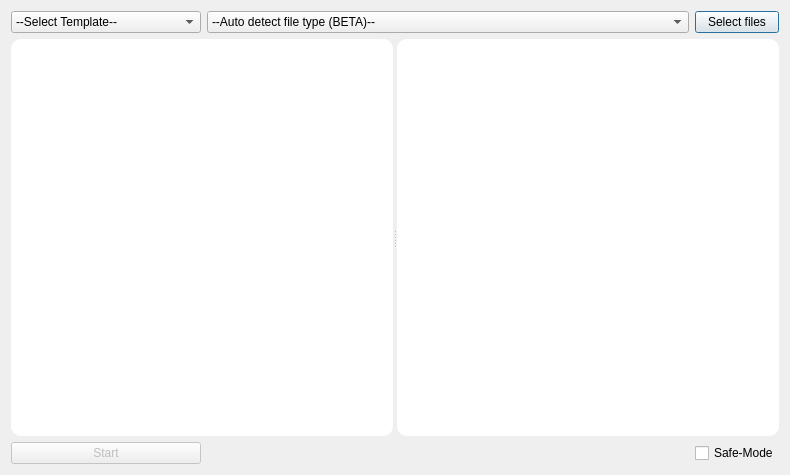
<?xml version="1.0" encoding="UTF-8"?>
<ui version="4.0">
 <class>MainWindow</class>
 <widget class="QMainWindow" name="MainWindow">
  <property name="geometry">
   <rect>
    <x>0</x>
    <y>0</y>
    <width>790</width>
    <height>475</height>
   </rect>
  </property>
  <property name="windowTitle">
   <string>AutoHeader</string>
  </property>
  <property name="windowIcon">
   <iconset>
    <normaloff>logo.icns</normaloff>logo.icns</iconset>
  </property>
  <property name="locale">
   <locale language="English" country="Germany"/>
  </property>
  <widget class="QWidget" name="centralWidget">
   <layout class="QGridLayout" name="gridLayout">
    <item row="0" column="2">
     <widget class="QPushButton" name="selectButton">
      <property name="toolTip">
       <string extracomment="Select the files you want to edit"/>
      </property>
      <property name="text">
       <string>Select files</string>
      </property>
      <property name="autoDefault">
       <bool>false</bool>
      </property>
      <property name="default">
       <bool>true</bool>
      </property>
      <property name="flat">
       <bool>false</bool>
      </property>
     </widget>
    </item>
    <item row="1" column="0" colspan="3">
     <widget class="QSplitter" name="splitter">
      <property name="orientation">
       <enum>Qt::Horizontal</enum>
      </property>
      <widget class="QPlainTextEdit" name="fileEditor">
       <property name="enabled">
        <bool>true</bool>
       </property>
       <property name="styleSheet">
        <string notr="true"> border-radius:10px; background-color: palette(base);</string>
       </property>
       <property name="inputMethodHints">
        <set>Qt::ImhMultiLine|Qt::ImhPreferLatin</set>
       </property>
      </widget>
      <widget class="QListWidget" name="fileListWidget">
       <property name="styleSheet">
        <string notr="true"> border-radius:10px; background-color: palette(base);</string>
       </property>
       <property name="verticalScrollBarPolicy">
        <enum>Qt::ScrollBarAlwaysOff</enum>
       </property>
       <property name="horizontalScrollBarPolicy">
        <enum>Qt::ScrollBarAlwaysOff</enum>
       </property>
       <property name="alternatingRowColors">
        <bool>true</bool>
       </property>
       <property name="selectionMode">
        <enum>QAbstractItemView::MultiSelection</enum>
       </property>
      </widget>
     </widget>
    </item>
    <item row="2" column="0">
     <widget class="QPushButton" name="startButton">
      <property name="enabled">
       <bool>false</bool>
      </property>
      <property name="text">
       <string>Start</string>
      </property>
      <property name="default">
       <bool>false</bool>
      </property>
     </widget>
    </item>
    <item row="0" column="1">
     <widget class="QComboBox" name="commentStyleComboBox">
      <item>
       <property name="text">
        <string>--Auto detect file type (BETA)-- </string>
       </property>
      </item>
      <item>
       <property name="text">
        <string>Ada (--)</string>
       </property>
      </item>
      <item>
       <property name="text">
        <string>AppleScript ((**))</string>
       </property>
      </item>
      <item>
       <property name="text">
        <string>BASIC (REM)</string>
       </property>
      </item>
      <item>
       <property name="text">
        <string>C (/**/,//)</string>
       </property>
      </item>
      <item>
       <property name="text">
        <string>C++ (/**/, //)</string>
       </property>
      </item>
      <item>
       <property name="text">
        <string>C# (/**/, //)</string>
       </property>
      </item>
      <item>
       <property name="text">
        <string>ColdFusion (&lt;!------&gt;</string>
       </property>
      </item>
      <item>
       <property name="text">
        <string>Fortran IV (C)</string>
       </property>
      </item>
      <item>
       <property name="text">
        <string>Haskell ({--}, --)</string>
       </property>
      </item>
      <item>
       <property name="text">
        <string>Java (/**/, //)</string>
       </property>
      </item>
      <item>
       <property name="text">
        <string>JavaScript (/**/, //)</string>
       </property>
      </item>
      <item>
       <property name="text">
        <string>Lua (--, --[[]])</string>
       </property>
      </item>
      <item>
       <property name="text">
        <string>MATLAB (% , %{%})</string>
       </property>
      </item>
      <item>
       <property name="text">
        <string>Pascal ((**))</string>
       </property>
      </item>
      <item>
       <property name="text">
        <string>Perl (#)</string>
       </property>
      </item>
      <item>
       <property name="text">
        <string>PHP (//, /**/)</string>
       </property>
      </item>
      <item>
       <property name="text">
        <string>PowerShell (#, &lt;##&gt;)</string>
       </property>
      </item>
      <item>
       <property name="text">
        <string>Python (#)</string>
       </property>
      </item>
      <item>
       <property name="text">
        <string>Ruby (#, =begin =end)</string>
       </property>
      </item>
      <item>
       <property name="text">
        <string>SQL (--)</string>
       </property>
      </item>
      <item>
       <property name="text">
        <string>Swift (/**/, //)</string>
       </property>
      </item>
      <item>
       <property name="text">
        <string>XML (&lt;!----&gt;)</string>
       </property>
      </item>
      <item>
       <property name="text">
        <string>HTML (&lt;!----&gt;)</string>
       </property>
      </item>
     </widget>
    </item>
    <item row="0" column="0">
     <widget class="QComboBox" name="templateComboBox">
      <property name="currentText">
       <string>--Select Template--</string>
      </property>
      <property name="sizeAdjustPolicy">
       <enum>QComboBox::AdjustToContentsOnFirstShow</enum>
      </property>
      <item>
       <property name="text">
        <string>--Select Template--</string>
       </property>
      </item>
      <item>
       <property name="text">
        <string>Standard header</string>
       </property>
      </item>
      <item>
       <property name="text">
        <string>Standard header (alternative)</string>
       </property>
      </item>
      <item>
       <property name="text">
        <string>See LICENSE refrence</string>
       </property>
      </item>
      <item>
       <property name="text">
        <string>Import header</string>
       </property>
      </item>
     </widget>
    </item>
    <item row="2" column="2">
     <widget class="QCheckBox" name="safeModeCheckBox">
      <property name="text">
       <string>Safe-Mode</string>
      </property>
     </widget>
    </item>
    <item row="2" column="1">
     <spacer name="horizontalSpacer">
      <property name="orientation">
       <enum>Qt::Horizontal</enum>
      </property>
      <property name="sizeHint" stdset="0">
       <size>
        <width>40</width>
        <height>20</height>
       </size>
      </property>
     </spacer>
    </item>
   </layout>
  </widget>
  <widget class="QMenuBar" name="menuBar">
   <property name="geometry">
    <rect>
     <x>0</x>
     <y>0</y>
     <width>790</width>
     <height>22</height>
    </rect>
   </property>
  </widget>
 </widget>
 <layoutdefault spacing="6" margin="11"/>
 <resources/>
 <connections/>
</ui>
